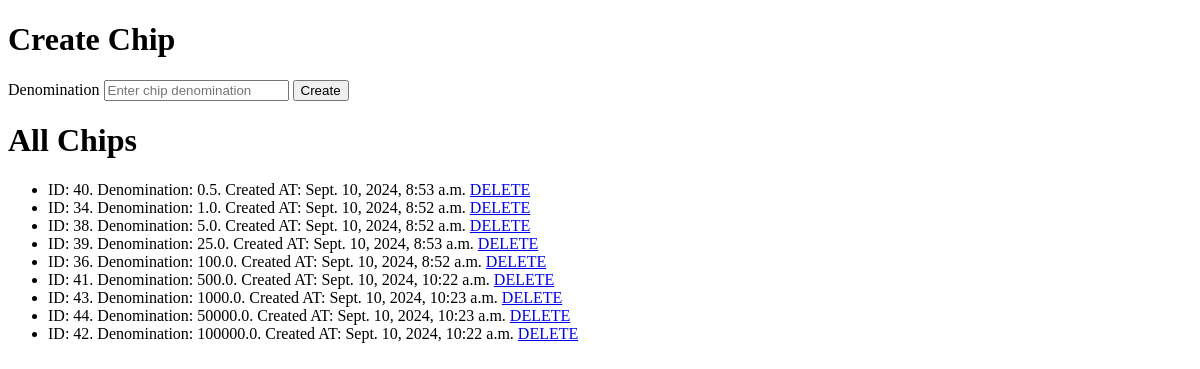
/chip/, run on an earlier commit of the app's database.
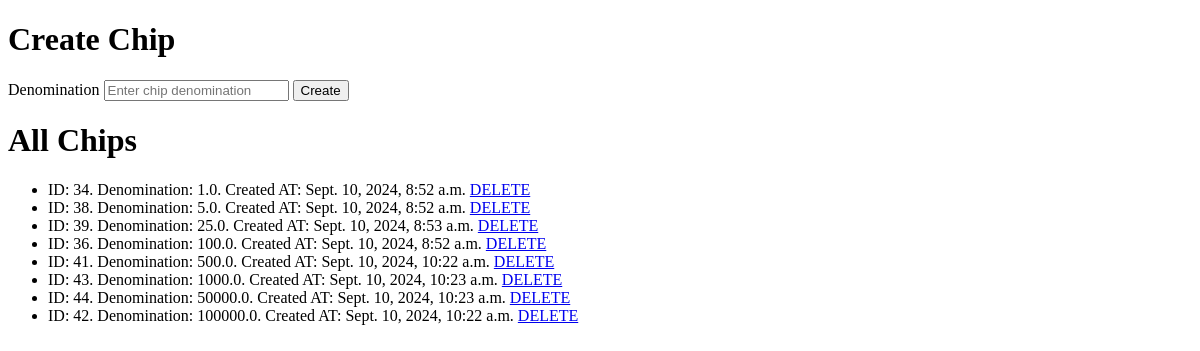
And on a later commit of the database.
### chip/models.py (models this page shows)
class Chip(models.Model):
    denomination = models.FloatField()
    date_created = models.DateTimeField(default=timezone.now)  # Set default to current time
    date_edited = models.DateTimeField(null=True, blank=True)
    date_deleted = models.DateTimeField(null=True, blank=True)
    def __str__(self):
        return f"{self.denomination} (Created: {self.date_created})"

### chip/views.py (the view, shortened to what this page needs)
# urls.py: path('', create, name='create'),
def create(request):
    queriset = Chip.objects.all().order_by('denomination')
    print(queriset)
    error = None
    return render(request, 'create_chip/chip.html', {'error': error, 'chips': queriset})

### chip/templates/create_chip/chip.html (shortened to what this page needs)
<!DOCTYPE html>
<html>
<head>
</head>
<body>
    <h1>Create Chip</h1>
    <form method="POST">
        <label for="name">Denomination</label>
        <input type="number" step="0.01" id="name" name="name" placeholder="Enter chip denomination">
        <button type="submit">Create</button>
    </form>
    <h1>All Chips</h1>
    {% if chips %}
    <ul>
        {% for chip in chips %}
            <li> ID: {{ chip.id }}. Denomination: {{ chip.denomination }}. Created AT: {{chip.date_created}} <a href="{% url 'delete' chip.id %}"> DELETE </a> </li>
        {% endfor %}
    </ul>
    {% else %}
        <p>No chips found</p>
    {% endif %}
</body>
</html>

What changed in the data, as far as the page shows it:
removed Chip: id "40", denomination "0.5", date_created "Sept. 10, 2024, 8:53 a.m."
